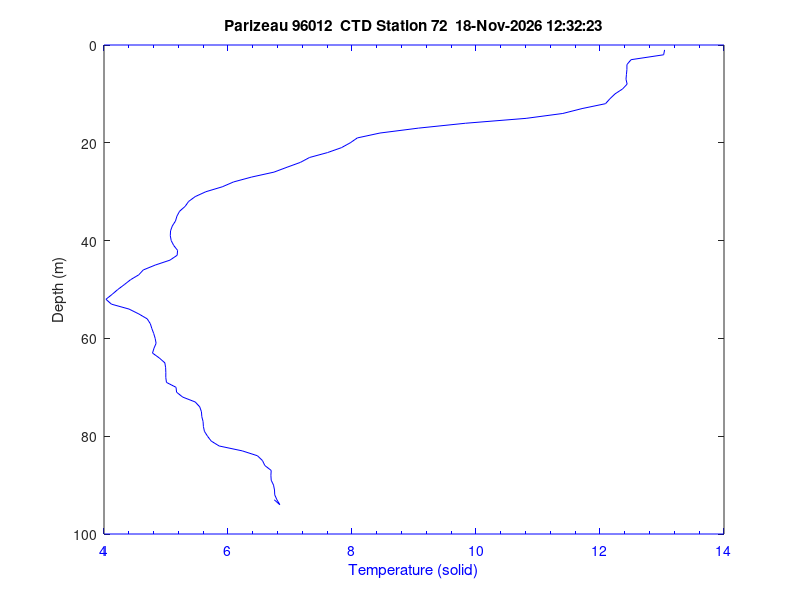

The MATLAB source for this figure: (Note: this script raises an error after producing the figure.)
% CTDplotX  plot CTD parameters vs depth
% =========================================================================
% CTDplotX  Version 1.0 18-May-1999
%
% Usage: 
%   CTDplotX
%
% Description:
%   This Matlab script plots temperature, salinity, and density versus depth
%   on the same figure by having floating x-axes below the plot.
%
% Input:
%   n/a
%
% Output:
%   n/a
%
% Called by:
%   n/a
%
% Calls:
%   floatAxisX.m
%
% Author:
%   Blair Greenan
%   Bedford Institute of Oceanography
%   18-May-1999
%   Matlab 5.2.1
%   greenanb@mar.dfo-mpo.gc.ca
% =========================================================================
%

load ctd_stn72.mat
figure;
% plot temperature vs pressure
hl1=plot(temp,pres,'b-');
% assign current axis handle to variable for later reference if needed
ax1=gca;
% set properties of the axes
set(ax1,'XMinorTick','on','ydir','reverse', 'box','on','xcolor',get(hl1,'color'))
% add title to plot 
htitle = title(['Parizeau 96012  CTD Station ', num2str(Station(1)),'  ', datestr(now)]);
xlabel('Temperature (solid)')
ylabel('Depth (m)')

% add 1st floating axis for the second parameter (salinity) plotted
[hl2,ax2,ax3] = floatAxisX(psal,pres,'r:','Salinity (dotted)',[32 34 0 100]);
set(ax2,'ydir','reverse')


% add 2nd floating axis for the third parameter (density) plotted
[hl3,ax4,ax5] = floatAxisX(sigp,pres,'k--','Density (dashed)');
set(ax4,'ydir','reverse')
